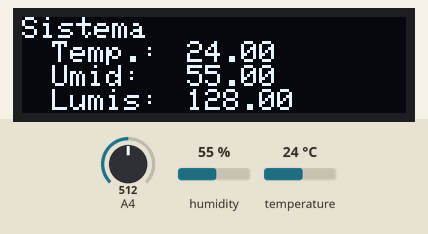
The sketch below on a simulated Arduino Mega 2560, built with avr-gcc and run on an emulated ATmega2560. On the bench: 128×32 one-colour display. The inputs (shaded band) are chosen by the test bench; at power-on: humidity 55 %, A4 = 512, temperature 24 °C.

Above: at 2.3 s.
2.4 s: humidity set to 22 %
At 4.0 s:
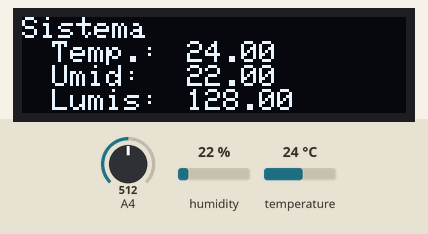
4.6 s: A4 set to 716
At 5.9 s:
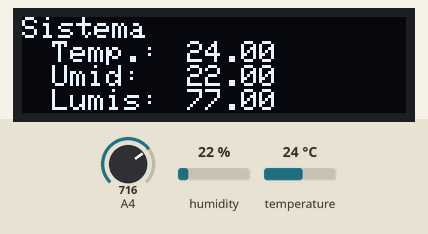
6.7 s: temperature set to 12 °C
At 10.4 s:
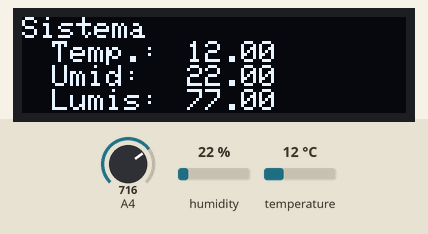
10.7 s: A4 set to 900
At 11.3 s:
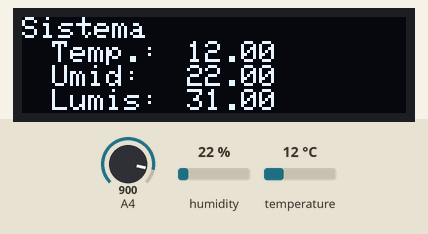
12.8 s: humidity set to 40 %
At 16.2 s:
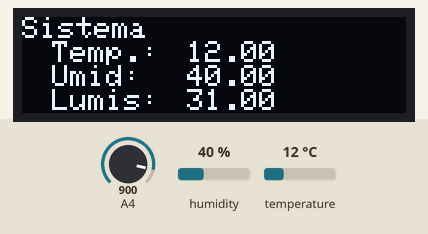
16.8 s: A4 set to 1023
At 18.0 s:
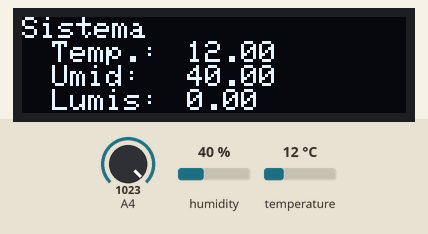
Timing chart, 0 to 19.8 s (numbered marks = the images above; inputs shaded):
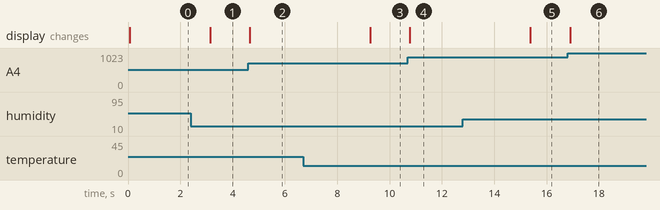

Measured:
- after the input at 2.4 s, the display: changes after 0.73 s (image 1)
- after the input at 4.6 s, the display: changes after 0.05 s (image 2)
- after the input at 6.7 s, the display: changes after 2.6 s (image 3)
- after the input at 10.7 s, the display: changes after 0.08 s (image 4)
- after the input at 12.8 s, the display: changes after 2.6 s (image 5)
- after the input at 16.8 s, the display: changes after 0.10 s (image 6)

The sketch:

dhteldr.ino
```cpp
/*
Programa: Informa temperatura, umidade e luminosidade com sensor DHT11 e LDR
Data: 09/05/2024
*/

#include "Wire.h" 				// Biblioteca para enviar e receber dados TWI/I2C
#include "Adafruit_GFX.h" 			// Biblioteca para processamento gráfica
#include "Adafruit_SSD1306.h" 		// Biblioteca do controlador SSD1306 (128x64 e 128x32)
#include "DHT.h"				// Biblioteca sensor DHT11

// Variáveis de luminosidade, temperatura, etc.
float luminosidade = 0;
float temperatura = 0;
float DHT11_temperatura = 0;
float DHT11_umidade = 0;

int PINO_DTH11 = 15; //GPIO conectato ao DHT11
int PINO_LDR = 36;  	//GPIO conectado ao conversor Analodigo digital e LDR

Adafruit_SSD1306 display = Adafruit_SSD1306(); 	// Cria objeto Adafruit_SSD1306
DHT dht(PINO_DTH11, DHT11);   				// Cria objeto para sensor DHT11T

void setup() {

  pinMode(PINO_DTH11, INPUT);    				// Define pino do Sensor DHT11
  pinMode(PINO_LDR, INPUT);  					// Define pino do Sensor LDR

  dht.begin(); 								// Inicializa biblioteca WIRE
  Wire.begin(); 								// Inicializa biblioteca sensor I2c

  display.begin(SSD1306_SWITCHCAPVCC, 0x3C); 	// Inicializa dysplay com endereço I2C 0x3C
  display.setTextColor(WHITE); 					// Define cor do texto
  display.setTextSize(1); 						// Define tamanho da fonte do texto
  display.clearDisplay(); 						// Limpa as informações do display

}

void loop() {

  display.setCursor(0,0); 						// Posição do cursor na tela
  display.clearDisplay();						// Limpa display
  display.print("Sistema"); 						// Escreve texto no display

  // --- lê sensor DHT11 - temperatura e umidade ---
  DHT11_temperatura  = dht.readTemperature();
  DHT11_umidade      = dht.readHumidity();

  display.setCursor(10,8); 						// Posição do cursor na tela
  display.print("Temp.:"); 						// Escreve texto no display
  display.setCursor(55,8); 						// Posição do cursor na tela
  display.print(DHT11_temperatura); 				// Escreve texto no display

  display.setCursor(10,16); 					// Posição do cursor na tela
  display.print("Umid: "); 						// Escreve texto no display
  display.setCursor(55,16); 					// Posição do cursor na tela
  display.print(DHT11_umidade); 				// Escreve texto no display

  // --- lê sensor LDR - Luminosidade ---
  luminosidade = map(analogRead(PINO_LDR), 0, 1023, 255, 0);

  display.setCursor(10,24); 					// Posição do cursor na tela
  display.print("Lumis: "); 						// Escreve texto no display
  display.setCursor(55,24); 					// Posição do cursor na tela
  display.print(luminosidade); 					// Escreve texto no display

  display.display(); 							// Mostra texto no display
  delay(1500); 								// Aguarda intervalo de 1,5 segundos

}
```
